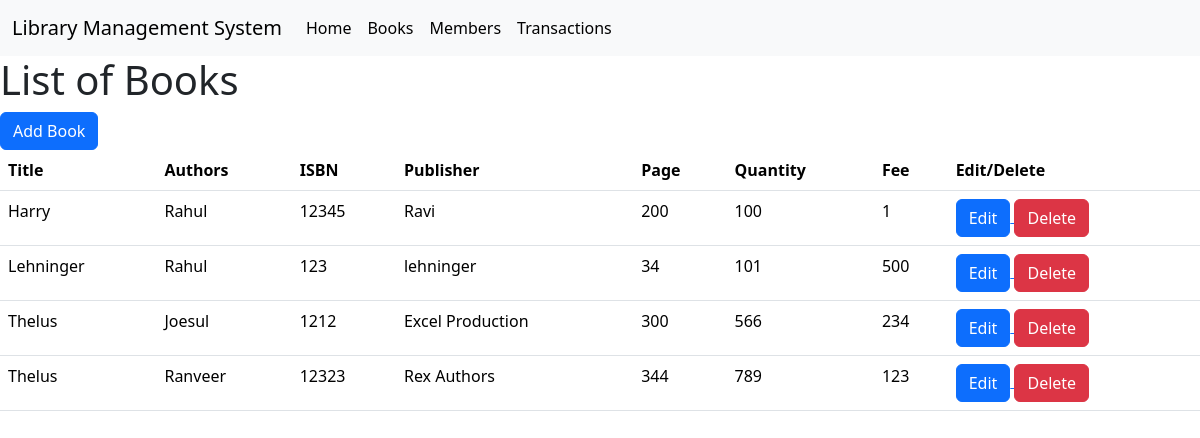
Screenshot of /book with the database file from the repository.
### home/models.py (models this page shows, shortened)
class Book(models.Model):
    title = models.CharField(max_length=200)
    author = models.CharField(max_length=200)
    isbn = models.CharField(max_length=200, primary_key=True)
    publisher = models.CharField(max_length=200)
    page = models.IntegerField()
    quantity = models.IntegerField()
    fee = models.IntegerField()

### home/views.py (the view)
# urls.py: path('book', views.bookView, name='bookView'), # to render list of book page
def bookView(request):
    books = Book.objects.all()
    context = {'book': books}
    return render(request, 'book.html', context)

### templates/book.html
{% extends 'base.html' %}
{% block body %}
<h1>List of Books</h1>
<a href="/add_book_view">
    <button type="button" class="btn btn-primary">Add Book</button>
</a>
<table class="table">
    <thead>
    <tr>
        <th scope="col">Title</th>
        <th scope="col">Authors</th>
        <th scope="col">ISBN</th>
        <th scope="col">Publisher</th>
        <th scope="col">Page</th>
        <th scope="col">Quantity</th>
        <th scope="col">Fee</th>
        <th scope="col">Edit/Delete</th>
    </tr>
    </thead>
    <tbody>
    {% for i in book %}
    <tr>
        <td>{{i.title}}</td>
        <td>{{i.author}}</td>
        <td>{{i.isbn}}</td>
        <td>{{i.publisher}}</td>
        <td>{{i.page}}</td>
        <td>{{i.quantity}}</td>
        <td>{{i.fee}}</td>
        <td>
            <a href="/edit_book?bookid={{i.isbn}}">
                <button type="button" class="btn btn-primary">Edit</button>
            </a>
            <a href="/delete_book?bookid={{i.isbn}}">
                <button type="button" class="btn btn-danger">Delete</button>
            </a>
        </td>
    </tr>
    {% endfor %}
    </tbody>
</table>
{% endblock %}

### rows the page displays
Book: title "Harry", author "Rahul", isbn "12345", publisher "Ravi", page "200", quantity "100", fee "1"
Book: title "Lehninger", author "Rahul", isbn "123", publisher "lehninger", page "34", quantity "101", fee "500"
Book: title "Thelus", author "Joesul", isbn "1212", publisher "Excel Production", page "300", quantity "566", fee "234"
Book: title "Thelus", author "Ranveer", isbn "12323", publisher "Rex Authors", page "344", quantity "789", fee "123"
